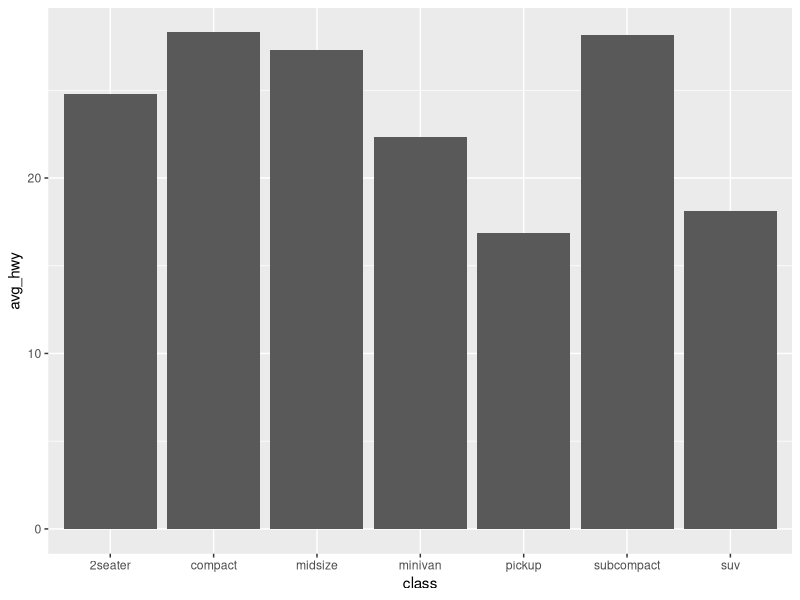
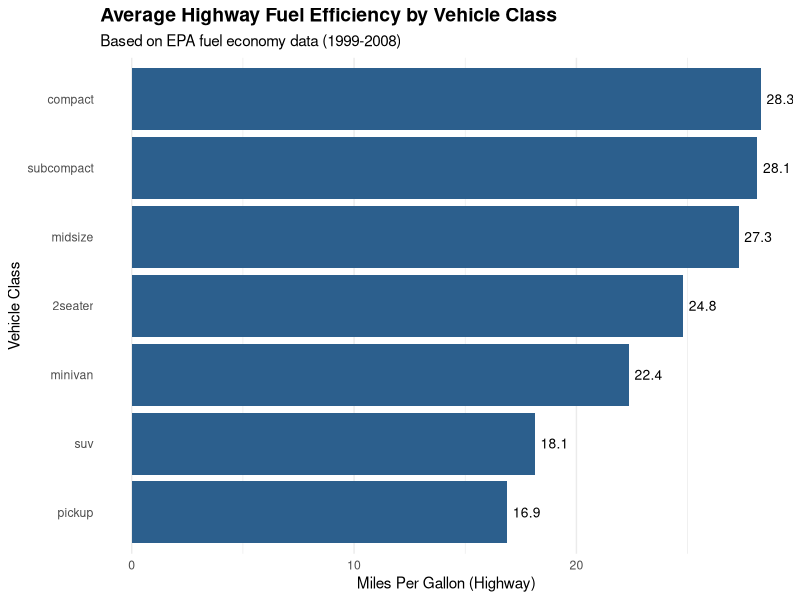
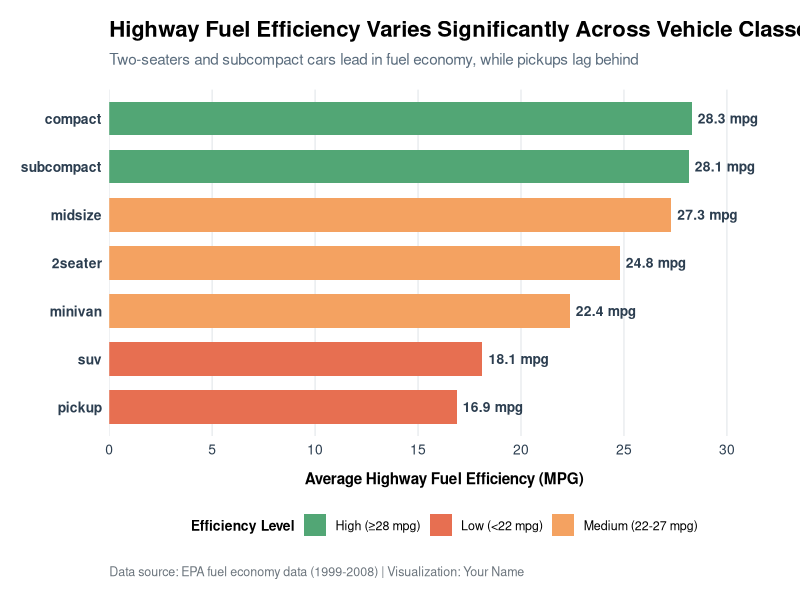

Write R code to recreate these figures, in order.
## ---- chunk 1
#| label: setup
#| message: false
#| warning: false

# Load required libraries
library(tidyverse)  # Includes ggplot2, dplyr, and other essential packages
library(scales)     # For formatting axes and labels

# Prepare the data: calculate average highway mpg by car class
data_summary <- mpg %>%
  group_by(class) %>%                           # Group data by vehicle class
  summarise(
    avg_hwy = mean(hwy),                        # Calculate mean highway mpg
    count = n()                                 # Count number of cars in each class
  ) %>%
  arrange(desc(avg_hwy))                        # Sort by mpg (highest to lowest)

# Preview the data
head(data_summary)
## ---- chunk 2
#| label: chart-basic
#| fig-width: 8
#| fig-height: 5

ggplot(data_summary, aes(x = class, y = avg_hwy)) +  # Set up the plot with x and y variables
  geom_col()                                          # Create bar chart (columns)
## ---- chunk 3
#| label: chart-intermediate
#| fig-width: 8
#| fig-height: 5

ggplot(data_summary, aes(x = reorder(class, avg_hwy), y = avg_hwy)) +  # Reorder bars by mpg
  geom_col(fill = "#2C5F8D") +                                          # Solid color fill
  geom_text(aes(label = round(avg_hwy, 1)),                           # Add value labels
            hjust = -0.2,                                              # Position labels to the right
            size = 3.5) +                                              # Set text size
  coord_flip() +                                                       # Flip to horizontal bars
  labs(
    title = "Average Highway Fuel Efficiency by Vehicle Class",       # Main title
    subtitle = "Based on EPA fuel economy data (1999-2008)",           # Subtitle for context
    x = "Vehicle Class",                                               # X-axis label
    y = "Miles Per Gallon (Highway)"                                   # Y-axis label
  ) +
  theme_minimal() +                                                    # Clean, minimal theme
  theme(
    plot.title = element_text(face = "bold", size = 14),              # Bold title
    panel.grid.major.y = element_blank()                               # Remove horizontal gridlines
  )
## ---- chunk 4
#| label: chart-advanced
#| fig-width: 9
#| fig-height: 6

# Create efficiency categories for color coding
data_summary <- data_summary %>%
  mutate(
    efficiency_level = case_when(                    # Create categorical variable
      avg_hwy >= 28 ~ "High (≥28 mpg)",             # High efficiency
      avg_hwy >= 22 ~ "Medium (22-27 mpg)",         # Medium efficiency
      TRUE ~ "Low (<22 mpg)"                        # Low efficiency
    )
  )

# Define custom color palette (colorblind-friendly)
efficiency_colors <- c(
  "High (≥28 mpg)" = "#52A675",                     # Green for high efficiency
  "Medium (22-27 mpg)" = "#F4A261",                 # Orange for medium
  "Low (<22 mpg)" = "#E76F51"                       # Red for low efficiency
)

ggplot(data_summary, aes(x = reorder(class, avg_hwy), y = avg_hwy, fill = efficiency_level)) +
  geom_col(width = 0.7) +                                              # Slightly narrower bars
  geom_text(aes(label = paste0(round(avg_hwy, 1), " mpg")),          # Labels with units
            hjust = -0.1,                                              # Position outside bars
            size = 3.5,
            color = "#2C3E50",                                         # Dark gray text
            fontface = "bold") +                                       # Bold font
  scale_fill_manual(values = efficiency_colors,                        # Apply custom colors
                    name = "Efficiency Level") +                       # Legend title
  scale_y_continuous(expand = expansion(mult = c(0, 0.15)),           # Expand right side for labels
                     breaks = seq(0, 35, by = 5)) +                    # Set axis breaks
  coord_flip() +
  labs(
    title = "Highway Fuel Efficiency Varies Significantly Across Vehicle Classes",
    subtitle = "Two-seaters and subcompact cars lead in fuel economy, while pickups lag behind",
    x = NULL,                                                          # Remove x-axis label (obvious)
    y = "Average Highway Fuel Efficiency (MPG)",
    caption = "Data source: EPA fuel economy data (1999-2008) | Visualization: Your Name"
  ) +
  theme_minimal(base_size = 12) +                                      # Base font size
  theme(
    # Title and text styling
    plot.title = element_text(face = "bold", size = 16, margin = margin(b = 8)),
    plot.subtitle = element_text(size = 11, color = "#5A6C7D", margin = margin(b = 15)),
    plot.caption = element_text(size = 9, color = "#6C757D", hjust = 0, margin = margin(t = 15)),
    
    # Axis styling
    axis.title.x = element_text(size = 11, face = "bold", margin = margin(t = 10)),
    axis.text = element_text(size = 10, color = "#2C3E50"),
    axis.text.y = element_text(face = "bold"),
    
    # Legend styling
    legend.position = "bottom",
    legend.title = element_text(face = "bold", size = 10),
    legend.text = element_text(size = 9),
    
    # Grid and panel styling
    panel.grid.major.y = element_blank(),                              # Remove horizontal grid
    panel.grid.major.x = element_line(color = "#E9ECEF", linewidth = 0.5),
    panel.grid.minor = element_blank(),                                # Remove minor gridlines
    
    # Margins
    plot.margin = margin(15, 15, 15, 15)                              # Add space around plot
  )
